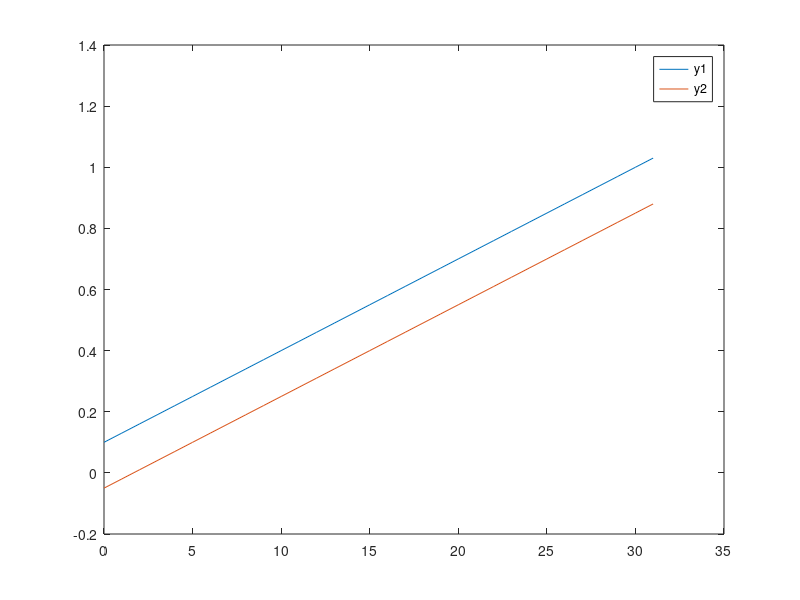

Write the MATLAB code that produced this figure. (Note: this script raises an error after producing the figure.)
clearvars;
close all;

L = 32;
t = (0:L-1)';

a = 0.1;
b = 0.03;
% y1 = sin_1D(L, 0, 0, 1, 0.1);
y1 = a + b * t;

delta = 5;
% y2 = sin_1D(L, delta, 0, 1, 0.1);
y2 = a + b * (t - delta);

plot(t, y1, t, y2);
legend('y1', 'y2');

d_ld = line_delta_1D(y1, y2);

% bhat1 = (y1(end) - y1(1)) / (t(end) - t(1));
% bhat2 = (y2(end) - y2(1)) / (t(end) - t(1));
% bhat = geomean([bhat1 bhat2]);
% dhat = (y1(1) - y2(1)) / bhat;
% 
dpc = phasecorr_1D(y1, y2, 'plane_fit', @box_window_1D);